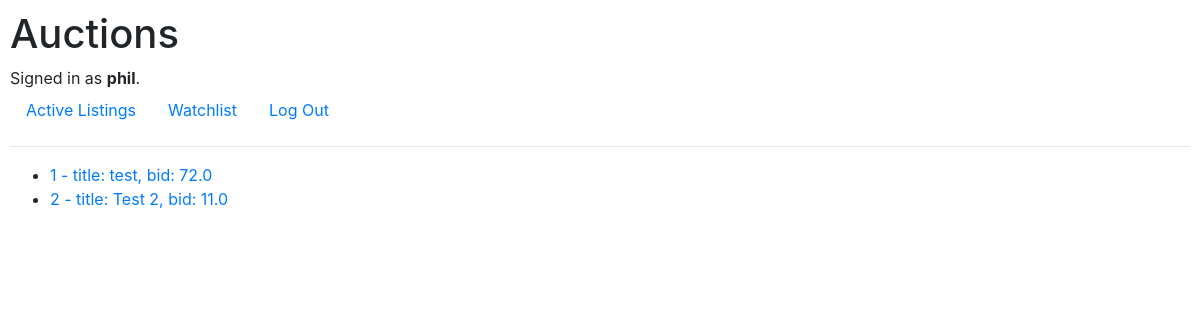
Screenshot of /watchlist (signed in) with the database file from the repository.
### auctions/models.py (models this page shows)
class User(AbstractUser):
    def __str__(self):
        return f"{self.username}"

class Listings(models.Model):
    title = models.CharField(max_length=256)
    description = models.TextField(max_length=512)
    starting_bid = models.FloatField()
    current_bid = models.FloatField(blank=True, null=True)
    active = models.BooleanField(default=True)
    created_date = models.DateTimeField(default=timezone.now)
    creator = models.ForeignKey(User, on_delete=models.PROTECT, related_name="all_creators")
    category = models.ForeignKey(Categories, on_delete=models.CASCADE, related_name="similar_listings")
    watchers = models.ManyToManyField(User, blank=True, related_name="watch_list")
    buyer = models.ForeignKey(User, blank=True, null=True, on_delete=models.PROTECT)
    def __str__(self):
        return f"{self.id} - title: {self.title}, bid: {self.current_bid}"

### auctions/views.py (the view)
# urls.py: path("watchlist", views.watchlist, name="watchlist")
@login_required
def watchlist(request):
    watchlists = request.user.watch_list.all()
    return render(request, "auctions/watchlist.html", {
        "watchlists": watchlists
    })

### auctions/templates/auctions/watchlist.html
{% extends "auctions/layout.html" %}
{% block body %}
    <ul>
        {% for w in watchlists %}
        <li><a href="{% url 'item' w.id %}">{{w}}</a></li>
        {% endfor %}
    </ul>
{% endblock %}

### auctions/templates/auctions/layout.html (shortened to what this page needs)
{% load static %}
<!DOCTYPE html>
<html lang="en">
    <head>
        <link rel="stylesheet" href="https://stackpath.bootstrapcdn.com/bootstrap/4.4.1/css/bootstrap.min.css">
        <link href="{% static 'auctions/styles.css' %}" rel="stylesheet">
    </head>
    <body>
        <h1>Auctions</h1>
        <div>
            {% if user.is_authenticated %}
                Signed in as <strong>{{ user.username }}</strong>.
            {% else %}
                Not signed in.
            {% endif %}
        </div>
        <ul class="nav">
            <li class="nav-item">
                <a class="nav-link" href="{% url 'index' %}">Active Listings</a>
            </li>
            {% if user.is_authenticated %}
                <li class="nav-item">
                    <a class="nav-link" href="{% url 'watchlist' %}">Watchlist</a>
                </li>
                <li class="nav-item">
                    <a class="nav-link" href="{% url 'logout' %}">Log Out</a>
                </li>
            {% endif %}
        </ul>
        <hr>
        {% block body %}
        {% endblock %}
    </body>
</html>

### auctions/static/auctions/styles.css (style rules this page uses)
body { padding: 10px; }

### rows the page displays
User: username "phil"
Listings: id+title+current_bid "1 - title: test, bid: 72.0"
Listings: id+title+current_bid "2 - title: Test 2, bid: 11.0"
